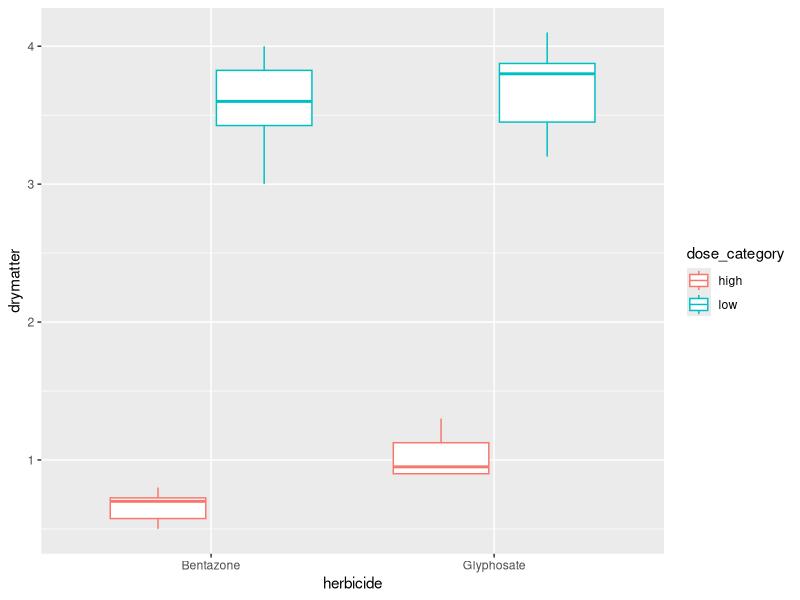

Generate this figure with R:
## ---- chunk 1
library(tidyverse)
library(stats) #TukeyHSD function; only works on aov models, not lm
library(multcomp)
library(multcompView)
library(emmeans)
## ---- chunk 2
data <- read.csv("../herbicide.csv") #herbicide data live up one level 

data <- data %>% 
  filter(dose_category == "low" | dose_category == "high")
## ---- chunk 3
ggplot(data, aes(herbicide, drymatter, color=dose_category)) +
  geom_boxplot()
## ---- chunk 4
model1 <- lm(drymatter ~ herbicide * dose_category, data=data)
summary(model1)
model1_aov <-aov(drymatter ~ herbicide * dose_category, data=data)
# must use aov specification to get stats::TukeyHSD function to work
## ---- chunk 5
anova(model1)
## ---- chunk 6
TukeyHSD(model1_aov)
#same as emmeans, but only works on aov model objects
#could remove this part from any example.
## ---- chunk 7
model1_contrasts <- emmeans(model1, specs = pairwise ~ herbicide * dose_category) 
model1_contrasts
## ---- chunk 8
model1_CLD <- emmeans(model1,
                      pairwise ~ herbicide*dose_category,
                      adjust="tukey")

cld(model1_CLD,
    alpha=.05,
    Letters=letters) 
